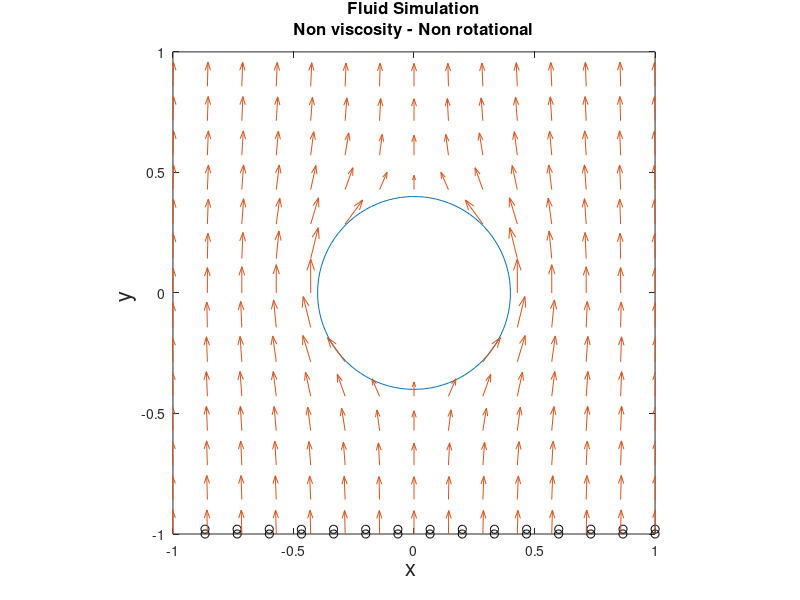
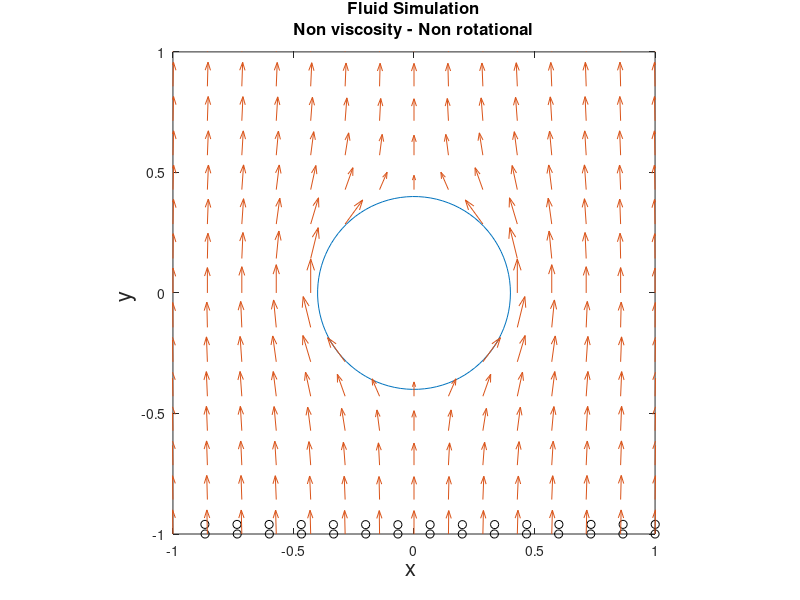
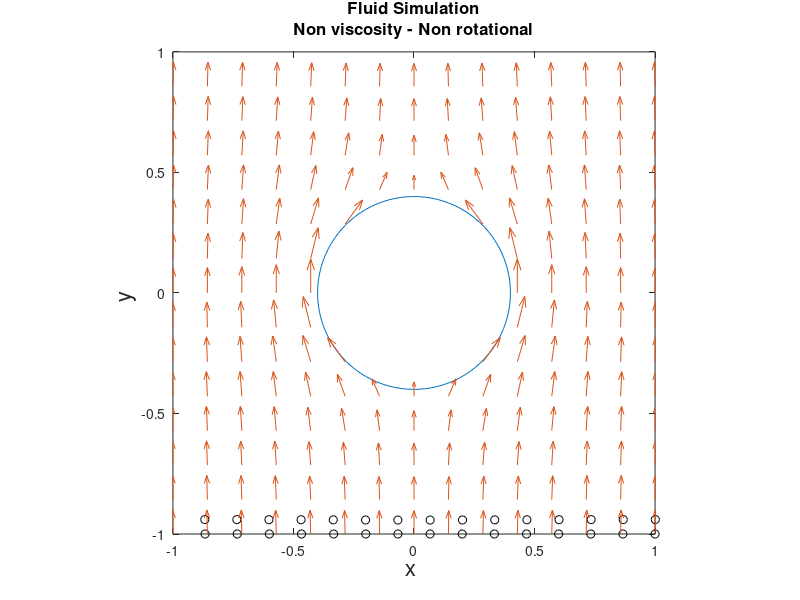
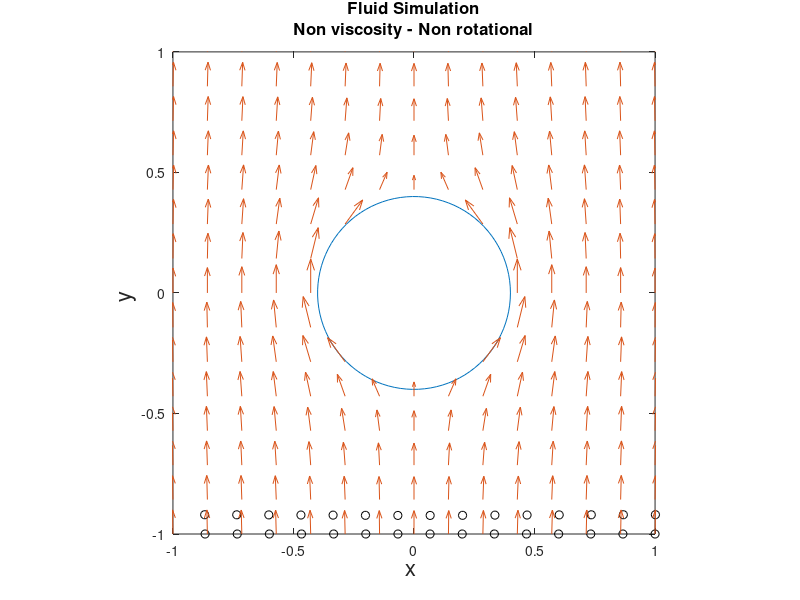

The MATLAB script that drew these images, in order:

a=0.4 %circle radious
v0=10 %limit velocity
N=15; % number of points in the grid
l=-1. % lower limit in space interval
u=1.  % uper limit in space interval
Np=1  %number of particles

scale_factor = 0.01; %velocity scale fator

%------------Mesh grid------------
xx=linspace(l,u,N); 

zz=linspace(l,u,N);

[x,z]=meshgrid(xx,zz);

%------------Velocity field------------

vx=-(3*v0*a^3/2)*z.*x./sqrt(x.^2+z.^2).^5;
vz=v0+(v0*a^3/2)*(1 ./sqrt(x.^2+z.^2).^3-2*(z.^2)./sqrt(x.^2+z.^2).^5);


for i=1:N
  for j=1:N
    cond= sqrt(x(i,j)^2+z(i,j)^2);
    if (cond<a)
      vx(i,j)=0;
      vz(i,j)=0;
    endif
   endfor
endfor

%------------Particles Initial Position------------

xp=zeros(Np,N);
zp=zeros(Np,N);

for i=1:2
  for j=1:N
    xp(i,j)=l + ((u-l)/N)*j;
    zp(i,j)=l;
  endfor
endfor

%------------------------time loop----------------
dt=0.2 % time step

for i=1:50
  for k=1:Np
    for j=1:N
      %velocity interpolation
      vxp = interp2 (x, z, vx, xp(k,j), zp(k,j),'spline');
      vzp = interp2 (x, z, vz, xp(k,j), zp(k,j),'spline');
      
      %actualize particle position
      xp(k,j) +=scale_factor*vxp*dt;
      zp(k,j) +=scale_factor*vzp*dt;
    endfor
    %------------------------Plot particles position----------------
    plot(xp,zp,'ko');
      
    %------------------------Plot axis properties-------------------
    title ({"Fluid Simulation";"Non viscosity - Non rotational"},"fontsize", 12);
    xlabel ("x ","fontsize", 16);
    ylabel ("y ","fontsize", 16);


    daspect ([1 1])
    axis([l u l u])
      
    hold on
  endfor
  %--------------Plot obstacle--------------------
  t = linspace(0,2*pi,100)'; 

  xc=a*cos(t);
  zc=a*sin(t);

  plot(xc,zc);
  %---------------Plot vectorial field
  h = quiver (x,  z, vx*scale_factor, vz*scale_factor,'AutoScale','off');
  hold off
  %--------------Print plot
  filename=sprintf('E:/Digipen/PHY250/2021/Fluid_simulation/vectorialfield/animation/%05d.png',i);
  print(filename);
endfor



